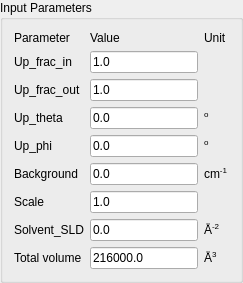
    <widget class="QGroupBox" name="groupBox_InputParam">
     <property name="font">
      <font>
       <weight>50</weight>
       <bold>false</bold>
      </font>
     </property>
     <property name="title">
      <string>Input Parameters</string>
     </property>
     <layout class="QGridLayout" name="gridLayout_6">
      <item row="0" column="0">
       <layout class="QGridLayout" name="gridLayout_InputParam" rowstretch="0,0,0,0,0,0,0,0" rowminimumheight="0,0,0,0,0,0,0,0">
        <property name="sizeConstraint">
         <enum>QLayout::SetMinimumSize</enum>
        </property>
        <item row="0" column="0">
         <widget class="QLabel" name="lblParameter">
          <property name="font">
           <font>
            <weight>50</weight>
            <bold>false</bold>
           </font>
          </property>
          <property name="text">
           <string>Parameter</string>
          </property>
         </widget>
        </item>
        <item row="0" column="1">
         <widget class="QLabel" name="lblValue">
          <property name="font">
           <font>
            <weight>50</weight>
            <bold>false</bold>
           </font>
          </property>
          <property name="text">
           <string>Value</string>
          </property>
         </widget>
        </item>
        <item row="0" column="2">
         <widget class="QLabel" name="lblUnit">
          <property name="font">
           <font>
            <weight>50</weight>
            <bold>false</bold>
           </font>
          </property>
          <property name="text">
           <string>Unit</string>
          </property>
         </widget>
        </item>
        <item row="1" column="0">
         <widget class="QLabel" name="lblUpFracIn">
          <property name="font">
           <font>
            <weight>50</weight>
            <bold>false</bold>
           </font>
          </property>
          <property name="toolTip">
           <string>&lt;html&gt;&lt;head/&gt;&lt;body&gt;&lt;p&gt;Ratio of spin up/(spin up + spin down) neutrons after the analyzer.&lt;/p&gt;&lt;p&gt;It must be between 0 and 1.&lt;/p&gt;&lt;p&gt;It is equal to 0.5 for unpolarized neutrons.&lt;/p&gt;&lt;p&gt;The editing is disabled if data are from .omf, .sld, .pdb files.&lt;/p&gt;&lt;/body&gt;&lt;/html&gt;</string>
          </property>
          <property name="text">
           <string>Up_frac_in</string>
          </property>
         </widget>
        </item>
        <item row="1" column="1">
         <widget class="QLineEdit" name="txtUpFracIn">
          <property name="minimumSize">
           <size>
            <width>0</width>
            <height>18</height>
           </size>
          </property>
          <property name="font">
           <font>
            <weight>50</weight>
            <bold>false</bold>
           </font>
          </property>
          <property name="toolTip">
           <string>&lt;html&gt;&lt;head/&gt;&lt;body&gt;&lt;p&gt;Ratio of spin up/(spin up + spin down) neutrons after the analyzer.&lt;/p&gt;&lt;p&gt;It must be between 0 and 1.&lt;/p&gt;&lt;p&gt;It is equal to 0.5 for unpolarized neutrons.&lt;/p&gt;&lt;/body&gt;&lt;/html&gt;</string>
          </property>
          <property name="text">
           <string>1.0</string>
          </property>
         </widget>
        </item>
        <item row="2" column="0">
         <widget class="QLabel" name="lblUpFracOut">
          <property name="font">
           <font>
            <weight>50</weight>
            <bold>false</bold>
           </font>
          </property>
          <property name="toolTip">
           <string>&lt;html&gt;&lt;head/&gt;&lt;body&gt;&lt;p&gt;Ratio of spin up/(spin up + spin down) neutrons before the sample.&lt;/p&gt;&lt;p&gt;It must be between 0 and 1.&lt;/p&gt;&lt;p&gt;It is equal to 0.5 for unpolarized neutrons.&lt;/p&gt;&lt;p&gt;The editing is disabled if data are from .omf, .sld, .pdb files.&lt;/p&gt;&lt;/body&gt;&lt;/html&gt;</string>
          </property>
          <property name="text">
           <string>Up_frac_out</string>
          </property>
         </widget>
        </item>
        <item row="2" column="1">
         <widget class="QLineEdit" name="txtUpFracOut">
          <property name="minimumSize">
           <size>
            <width>0</width>
            <height>18</height>
           </size>
          </property>
          <property name="font">
           <font>
            <weight>50</weight>
            <bold>false</bold>
           </font>
          </property>
          <property name="toolTip">
           <string>&lt;html&gt;&lt;head/&gt;&lt;body&gt;&lt;p&gt;Ratio of spin up/(spin up + spin down) neutrons before the sample.&lt;/p&gt;&lt;p&gt;It must be between 0 and 1.&lt;/p&gt;&lt;p&gt;It is equal to 0.5 for unpolarized neutrons.&lt;/p&gt;&lt;/body&gt;&lt;/html&gt;</string>
          </property>
          <property name="text">
           <string>1.0</string>
          </property>
         </widget>
        </item>
        <item row="3" column="0">
         <widget class="QLabel" name="lblUpTheta">
          <property name="font">
           <font>
            <weight>50</weight>
            <bold>false</bold>
           </font>
          </property>
          <property name="toolTip">
           <string>&lt;html&gt;&lt;head/&gt;&lt;body&gt;&lt;p&gt;Polarization angle.&lt;/p&gt;&lt;p&gt;The editing is disabled if data are from .omf, .sld, .pdb files.&lt;/p&gt;&lt;/body&gt;&lt;/html&gt;</string>
          </property>
          <property name="text">
           <string>Up_theta</string>
          </property>
         </widget>
        </item>
        <item row="3" column="1">
         <widget class="QLineEdit" name="txtUpTheta">
          <property name="minimumSize">
           <size>
            <width>0</width>
            <height>18</height>
           </size>
          </property>
          <property name="font">
           <font>
            <weight>50</weight>
            <bold>false</bold>
           </font>
          </property>
          <property name="toolTip">
           <string>&lt;html&gt;&lt;head/&gt;&lt;body&gt;&lt;p&gt;Polarization angle.&lt;/p&gt;&lt;/body&gt;&lt;/html&gt;</string>
          </property>
          <property name="text">
           <string>0.0</string>
          </property>
         </widget>
        </item>
        <item row="4" column="0">
         <widget class="QLabel" name="lblUpPhi">
          <property name="font">
           <font>
            <weight>50</weight>
            <bold>false</bold>
           </font>
          </property>
          <property name="toolTip">
           <string>&lt;html&gt;&lt;head/&gt;&lt;body&gt;&lt;p&gt;Polarization angle.&lt;/p&gt;&lt;p&gt;The editing is disabled if data are from .omf, .sld, .pdb files.&lt;/p&gt;&lt;/body&gt;&lt;/html&gt;</string>
          </property>
          <property name="text">
           <string>Up_phi</string>
          </property>
         </widget>
        </item>
        <item row="3" column="2">
         <widget class="QLabel" name="lblUpThetaUnit">
          <property name="font">
           <font>
            <weight>50</weight>
            <bold>false</bold>
           </font>
          </property>
          <property name="text">
           <string>&lt;html&gt;&lt;head/&gt;&lt;body&gt;&lt;p&gt;&lt;span style=&quot; vertical-align:super;&quot;&gt;o&lt;/span&gt;&lt;/p&gt;&lt;/body&gt;&lt;/html&gt;</string>
          </property>
         </widget>
        </item>
        <item row="4" column="1">
         <widget class="QLineEdit" name="txtUpPhi">
          <property name="minimumSize">
           <size>
            <width>0</width>
            <height>18</height>
           </size>
          </property>
          <property name="font">
           <font>
            <weight>50</weight>
            <bold>false</bold>
           </font>
          </property>
          <property name="toolTip">
           <string>&lt;html&gt;&lt;head/&gt;&lt;body&gt;&lt;p&gt;Polarization angle.&lt;/p&gt;&lt;/body&gt;&lt;/html&gt;</string>
          </property>
          <property name="text">
           <string>0.0</string>
          </property>
         </widget>
        </item>
        <item row="4" column="2">
         <widget class="QLabel" name="lblUpPhiUnit">
          <property name="font">
           <font>
            <weight>50</weight>
            <bold>false</bold>
           </font>
          </property>
          <property name="text">
           <string>&lt;html&gt;&lt;head/&gt;&lt;body&gt;&lt;p&gt;&lt;span style=&quot; vertical-align:super;&quot;&gt;o&lt;/span&gt;&lt;/p&gt;&lt;/body&gt;&lt;/html&gt;</string>
          </property>
         </widget>
        </item>
        <item row="5" column="1">
         <widget class="QLineEdit" name="txtBackground">
          <property name="minimumSize">
           <size>
            <width>0</width>
            <height>18</height>
           </size>
          </property>
          <property name="font">
           <font>
            <weight>50</weight>
            <bold>false</bold>
           </font>
          </property>
          <property name="text">
           <string>0.0</string>
          </property>
         </widget>
        </item>
        <item row="5" column="2">
         <widget class="QLabel" name="lbl2">
          <property name="font">
           <font>
            <weight>50</weight>
            <bold>false</bold>
           </font>
          </property>
          <property name="text">
           <string>&lt;html&gt;&lt;head/&gt;&lt;body&gt;&lt;p&gt;cm&lt;span style=&quot; vertical-align:super;&quot;&gt;-1&lt;/span&gt;&lt;/p&gt;&lt;/body&gt;&lt;/html&gt;</string>
          </property>
         </widget>
        </item>
        <item row="6" column="0">
         <widget class="QLabel" name="lblScale">
          <property name="font">
           <font>
            <weight>50</weight>
            <bold>false</bold>
           </font>
          </property>
          <property name="text">
           <string>Scale</string>
          </property>
         </widget>
        </item>
        <item row="6" column="1">
         <widget class="QLineEdit" name="txtScale">
          <property name="minimumSize">
           <size>
            <width>0</width>
            <height>18</height>
           </size>
          </property>
          <property name="font">
           <font>
            <weight>50</weight>
            <bold>false</bold>
           </font>
          </property>
          <property name="text">
           <string>1.0</string>
          </property>
         </widget>
        </item>
        <item row="7" column="0">
         <widget class="QLabel" name="lblSolventSLD">
          <property name="font">
           <font>
            <weight>50</weight>
            <bold>false</bold>
           </font>
          </property>
          <property name="text">
           <string>Solvent_SLD</string>
          </property>
         </widget>
        </item>
        <item row="7" column="1">
         <widget class="QLineEdit" name="txtSolventSLD">
          <property name="minimumSize">
           <size>
            <width>0</width>
            <height>18</height>
           </size>
          </property>
          <property name="font">
           <font>
            <weight>50</weight>
            <bold>false</bold>
           </font>
          </property>
          <property name="text">
           <string>0.0</string>
          </property>
         </widget>
        </item>
        <item row="8" column="0">
         <widget class="QLabel" name="lblTotalVolume">
          <property name="font">
           <font>
            <weight>50</weight>
            <bold>false</bold>
           </font>
          </property>
          <property name="toolTip">
           <string>Default total volume calculated from the pixel information (or natural density for pdb file).</string>
          </property>
          <property name="text">
           <string>Total volume</string>
          </property>
         </widget>
        </item>
        <item row="8" column="1">
         <widget class="QLineEdit" name="txtTotalVolume">
          <property name="minimumSize">
           <size>
            <width>0</width>
            <height>18</height>
           </size>
          </property>
          <property name="font">
           <font>
            <weight>50</weight>
            <bold>false</bold>
           </font>
          </property>
          <property name="toolTip">
           <string>&lt;html&gt;&lt;head/&gt;&lt;body&gt;&lt;p&gt;Default total volume calculated from the pixel information (or natural density for pdb file)&lt;/p&gt;&lt;/body&gt;&lt;/html&gt;</string>
          </property>
          <property name="text">
           <string>216000.0</string>
          </property>
         </widget>
        </item>
        <item row="8" column="2">
         <widget class="QLabel" name="lblUnitVolume">
          <property name="font">
           <font>
            <weight>50</weight>
            <bold>false</bold>
           </font>
          </property>
          <property name="text">
           <string>&lt;html&gt;&lt;head/&gt;&lt;body&gt;&lt;p&gt;Å&lt;span style=&quot; vertical-align:super;&quot;&gt;3&lt;/span&gt;&lt;/p&gt;&lt;/body&gt;&lt;/html&gt;</string>
          </property>
         </widget>
        </item>
        <item row="5" column="0">
         <widget class="QLabel" name="lblBackgd">
          <property name="font">
           <font>
            <weight>50</weight>
            <bold>false</bold>
           </font>
          </property>
          <property name="text">
           <string>Background</string>
          </property>
         </widget>
        </item>
        <item row="7" column="2">
         <widget class="QLabel" name="lblUnitSolventSLD">
          <property name="sizePolicy">
           <sizepolicy hsizetype="Preferred" vsizetype="Preferred">
            <horstretch>0</horstretch>
            <verstretch>0</verstretch>
           </sizepolicy>
          </property>
          <property name="minimumSize">
           <size>
            <width>0</width>
            <height>0</height>
           </size>
          </property>
          <property name="baseSize">
           <size>
            <width>0</width>
            <height>0</height>
           </size>
          </property>
          <property name="font">
           <font>
            <weight>50</weight>
            <bold>false</bold>
           </font>
          </property>
          <property name="text">
           <string>&lt;html&gt;&lt;head/&gt;&lt;body&gt;&lt;p&gt;Å&lt;span style=&quot; vertical-align:super;&quot;&gt;-2&lt;/span&gt;&lt;/p&gt;&lt;/body&gt;&lt;/html&gt;</string>
          </property>
          <property name="scaledContents">
           <bool>false</bool>
          </property>
          <property name="margin">
           <number>0</number>
          </property>
          <property name="indent">
           <number>-1</number>
          </property>
         </widget>
        </item>
       </layout>
      </item>
     </layout>
    </widget>
